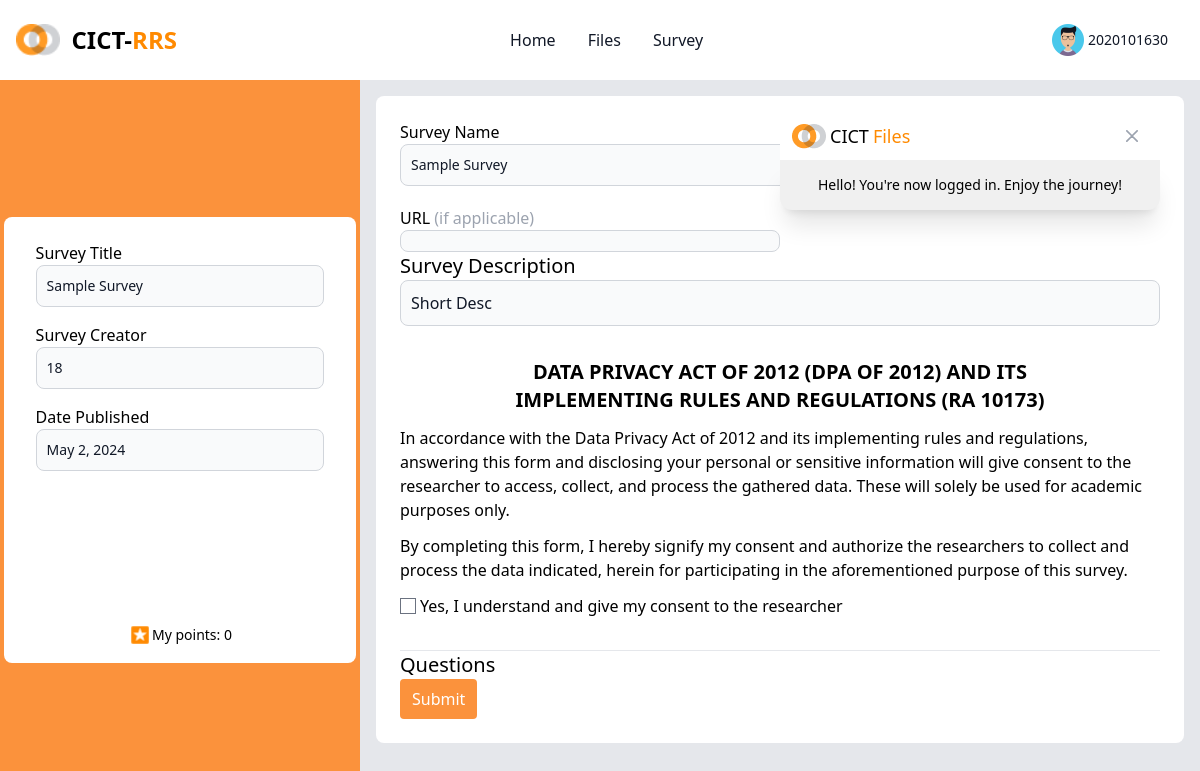
Screenshot of /pages/answer_survey.php?id=18 (signed in) with the database file from the repository.
### tables this page shows
CREATE TABLE `surveys` (
  `id` int(11) NOT NULL,
  `survey_name` varchar(255) NOT NULL,
  `respondents` int(11) NOT NULL,
  `url` text DEFAULT NULL,
  `description` text NOT NULL,
  `account_id` varchar(255) NOT NULL,
  `deadline` datetime NOT NULL,
  `created_at` datetime NOT NULL DEFAULT current_timestamp(),
  `filename` varchar(255) NOT NULL,
  `is_gforms` int(11) NOT NULL DEFAULT 0,
  `is_archived` int(11) NOT NULL DEFAULT 0
);

### pages/answer_survey.php (called while the page is built, shortened)
<?php
include('../db/db.php');
$id = $_GET['id'];
$sql = "SELECT * FROM `surveys` WHERE id=$id";
$result = $conn->query($sql);
$row = $result->fetch_assoc();
$dateTime = new DateTime($row['created_at']);
$row['created_at'] = $dateTime->format("F j, Y");
include "../base.php";
?>

### src/template/answer_survey_page.php (the view, shortened to what this page needs)
<div class="w-full h-fit md:h-[calc(100vh-80px)] m-0 p-0 md:overflow-x-hidden bg-gray-200 z-[-2]">
    <main class="container mx-auto w-full lg:w-[70%] lg:ml-auto lg:mx-0 p-1 sm:p-4 h-full flex flex-col lg:justify-start z-10 lg:mb-0">
        <div class="bg-white rounded-lg p-2 sm:p-6 mx-auto max-w-[946px] h-fit z-10">
            <form action="actions/save_answer.php?id=<?=$id?>&file=<?=$row['filename']?>" id="survey-form" onsubmit="checkAllFields(event, this, <?=$id?>)" method="POST">
                <div class="w-full mb-5">
                    <label for="survey-name">Survey Name</label>
                </div>
                <div class="w-1/2 min-w-80">
                    <label for="url">URL <span class="text-gray-400">(if applicable)</span></label>
                    <p class="input-text">
                    </p>
                </div>
                <div class="w-full mb-5">
                    <h3 class="text-xl">Survey Description</h3>
                    <p class="txtarea"><?=$row['description']?></p>
                </div>
                <div class="my-2 sm:my-8">
                    <h2 class="text-base md:text-xl font-bold text-center px-4 md:px-16">DATA PRIVACY ACT OF 2012 (DPA OF 2012) AND ITS IMPLEMENTING RULES AND REGULATIONS (RA 10173)</h2>
                    <p class="text-sm md:text-base my-3">In accordance with the Data Privacy Act of 2012 and its implementing rules and regulations, answering this form and disclosing your personal or sensitive information will give consent to the researcher to access, collect, and process the gathered data. These will solely be used for academic purposes only.</p>
                    <p class="text-sm md:text-base my-3">By completing this form, I hereby signify my consent and authorize the researchers to collect and process the data indicated, herein for participating in the aforementioned purpose of this survey.</p>
                    <div class="w-full my-2 flex items-center">
                        <input type="checkbox" name="agree" id="agree" class="mr-1" required>
                        <label for="agree" class="text-xs md:text-base">Yes, I understand and give my consent to the researcher</label>
                    </div>
                </div>
                <div class="w-full border-t">
                    <h3 class="text-base md:text-xl">Questions</h3>
                        <button class="px-3 py-2 rounded text-white bg-orange-400">Submit</button>
                </div>
            </form>
        </div>
        <div class="absolute left-0 top-[80px] sm:top-[80px] w-3/5 md:w-[30%] md:min-w-80 h-full md:h-[calc(100vh-80px)] bg-orange-400 z-[1] grid place-items-center">
            <div class="hidden relative rounded-lg bg-white lg:flex lg:flex-col px-8 py-6 gap-y-4 max-w-sm w-[98%] min-w-72 min-h-[446px]">
                <div class="w-full">
                    <h3>Survey Title</h3>
                    <input type="text" value="<?=$row['survey_name']?>"  placeholder="Sample Survey Name" class="bg-gray-50 border border-gray-300 text-gray-900 text-sm rounded-lg focus:ring-blue-500 focus:border-blue-500 block w-full p-2.5 dark:bg-gray-700 dark:border-gray-600 dark:placeholder-gray-400 dark:text-white dark:focus:ring-blue-500 dark:focus:border-blue-500">
                </div>
                <div class="w-full">
                    <h3>Survey Creator</h3>
                    <input type="text" value="<?=$row['id']?>"  placeholder="User Full Name" class="bg-gray-50 border border-gray-300 text-gray-900 text-sm rounded-lg focus:ring-blue-500 focus:border-blue-500 block w-full p-2.5 dark:bg-gray-700 dark:border-gray-600 dark:placeholder-gray-400 dark:text-white dark:focus:ring-blue-500 dark:focus:border-blue-500">
                </div>
                <div class="w-full">
                    <h3>Date Published</h3>
                    <input type="text" value="<?=$row['created_at']?>"  class="bg-gray-50 border border-gray-300 text-gray-900 text-sm rounded-lg focus:ring-blue-500 focus:border-blue-500 block w-full p-2.5 dark:bg-gray-700 dark:border-gray-600 dark:placeholder-gray-400 dark:text-white dark:focus:ring-blue-500 dark:focus:border-blue-500">
                </div>
                <p class="absolute bottom-4 text-sm self-center flex items-center mt-4">
                    <img src="../src/img/Rating.png" height="24px" width="24px" alt="">
                    My points: <?=$_SESSION['points']?>
                </p>
            </div>
        </div>
    </main>
</div>

### src/css/tailwindstyles.php (style rules this page uses)
.input-text { @apply bg-gray-50 border border-gray-300 text-gray-900 text-sm rounded-lg focus:ring-blue-500 focus:border-blue-500 block w-full p-2.5 dark:bg-gray-700 dark:border-gray-600 dark:placeholder-gray-400 dark:text-white dark:focus:ring-blue-500 dark:focus:border-blue-500; }
.txtarea { @apply block p-2.5 w-full text-xs md:text-base text-gray-900 bg-gray-50 rounded-lg border border-gray-300 focus:ring-blue-500 focus:border-blue-500 dark:bg-gray-700 dark:border-gray-600 dark:placeholder-gray-400 dark:text-white dark:focus:ring-blue-500 dark:focus:border-blue-500; }

### rows the page displays
surveys: description "Short Desc", survey_name "Sample Survey", id "18"

### other values shown
$_SESSION['id'] "2020101630"
$_SESSION['points'] "0"
$sessionMessage "Hello! You're now logged in. Enjoy the journey!"
